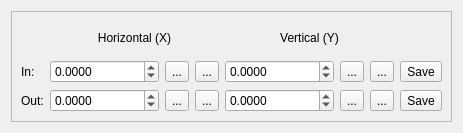
<?xml version="1.0" encoding="UTF-8"?>
<ui version="4.0">
 <class>Form</class>
 <widget class="QWidget" name="Form">
  <property name="geometry">
   <rect>
    <x>0</x>
    <y>0</y>
    <width>463</width>
    <height>133</height>
   </rect>
  </property>
  <property name="windowTitle">
   <string>Beam-stop Position Calibrator</string>
  </property>
  <property name="windowIcon">
   <iconset resource="../../../resource/icons/icons.qrc">
    <normaloff>:/icons/beamstop-config.svg</normaloff>:/icons/beamstop-config.svg</iconset>
  </property>
  <layout class="QHBoxLayout" name="horizontalLayout">
   <item>
    <widget class="QFrame" name="frame_2">
     <property name="frameShape">
      <enum>QFrame::StyledPanel</enum>
     </property>
     <property name="frameShadow">
      <enum>QFrame::Raised</enum>
     </property>
     <layout class="QGridLayout" name="gridLayout">
      <item row="1" column="1">
       <layout class="QHBoxLayout" name="horizontalLayout_2">
        <item>
         <widget class="QDoubleSpinBox" name="xInDoubleSpinBox">
          <property name="sizePolicy">
           <sizepolicy hsizetype="Minimum" vsizetype="Preferred">
            <horstretch>0</horstretch>
            <verstretch>0</verstretch>
           </sizepolicy>
          </property>
          <property name="toolTip">
           <string>Horizontal beam-stop in coordinate</string>
          </property>
          <property name="decimals">
           <number>4</number>
          </property>
          <property name="minimum">
           <double>-100000.000000000000000</double>
          </property>
          <property name="maximum">
           <double>100000.000000000000000</double>
          </property>
         </widget>
        </item>
        <item>
         <widget class="QToolButton" name="fetchXInFromMotorToolButton">
          <property name="toolTip">
           <string>Set from current motor position</string>
          </property>
          <property name="text">
           <string>...</string>
          </property>
          <property name="icon">
           <iconset resource="../../../resource/icons/icons.qrc">
            <normaloff>:/icons/motor-where.svg</normaloff>:/icons/motor-where.svg</iconset>
          </property>
          <property name="iconSize">
           <size>
            <width>24</width>
            <height>24</height>
           </size>
          </property>
         </widget>
        </item>
        <item>
         <widget class="QToolButton" name="resetXInToolButton">
          <property name="toolTip">
           <string>Reset to currently saved beam-stop position</string>
          </property>
          <property name="text">
           <string>...</string>
          </property>
          <property name="icon">
           <iconset theme="view-refresh">
            <normaloff>.</normaloff>.</iconset>
          </property>
          <property name="iconSize">
           <size>
            <width>24</width>
            <height>24</height>
           </size>
          </property>
         </widget>
        </item>
       </layout>
      </item>
      <item row="2" column="0">
       <widget class="QLabel" name="label_2">
        <property name="sizePolicy">
         <sizepolicy hsizetype="Maximum" vsizetype="Preferred">
          <horstretch>0</horstretch>
          <verstretch>0</verstretch>
         </sizepolicy>
        </property>
        <property name="text">
         <string>Out:</string>
        </property>
       </widget>
      </item>
      <item row="0" column="1">
       <widget class="QLabel" name="label_3">
        <property name="text">
         <string>Horizontal (X)</string>
        </property>
        <property name="alignment">
         <set>Qt::AlignCenter</set>
        </property>
       </widget>
      </item>
      <item row="1" column="3">
       <layout class="QHBoxLayout" name="horizontalLayout_3">
        <item>
         <widget class="QDoubleSpinBox" name="yInDoubleSpinBox">
          <property name="sizePolicy">
           <sizepolicy hsizetype="Minimum" vsizetype="Preferred">
            <horstretch>0</horstretch>
            <verstretch>0</verstretch>
           </sizepolicy>
          </property>
          <property name="toolTip">
           <string>Vertical beam-stop in coordinate</string>
          </property>
          <property name="decimals">
           <number>4</number>
          </property>
          <property name="minimum">
           <double>-100000.000000000000000</double>
          </property>
          <property name="maximum">
           <double>100000.000000000000000</double>
          </property>
         </widget>
        </item>
        <item>
         <widget class="QToolButton" name="fetchYInFromMotorToolButton">
          <property name="toolTip">
           <string>Set from current motor position</string>
          </property>
          <property name="text">
           <string>...</string>
          </property>
          <property name="icon">
           <iconset resource="../../../resource/icons/icons.qrc">
            <normaloff>:/icons/motor-where.svg</normaloff>:/icons/motor-where.svg</iconset>
          </property>
          <property name="iconSize">
           <size>
            <width>24</width>
            <height>24</height>
           </size>
          </property>
         </widget>
        </item>
        <item>
         <widget class="QToolButton" name="resetYInToolButton">
          <property name="toolTip">
           <string>Reset to currently saved beam-stop position</string>
          </property>
          <property name="text">
           <string>...</string>
          </property>
          <property name="icon">
           <iconset theme="view-refresh">
            <normaloff>.</normaloff>.</iconset>
          </property>
          <property name="iconSize">
           <size>
            <width>24</width>
            <height>24</height>
           </size>
          </property>
         </widget>
        </item>
       </layout>
      </item>
      <item row="1" column="0">
       <widget class="QLabel" name="label">
        <property name="sizePolicy">
         <sizepolicy hsizetype="Maximum" vsizetype="Preferred">
          <horstretch>0</horstretch>
          <verstretch>0</verstretch>
         </sizepolicy>
        </property>
        <property name="text">
         <string>In:</string>
        </property>
       </widget>
      </item>
      <item row="0" column="3">
       <widget class="QLabel" name="label_4">
        <property name="text">
         <string>Vertical (Y)</string>
        </property>
        <property name="alignment">
         <set>Qt::AlignCenter</set>
        </property>
       </widget>
      </item>
      <item row="1" column="4">
       <widget class="QToolButton" name="saveInToolButton">
        <property name="text">
         <string>Save</string>
        </property>
        <property name="icon">
         <iconset theme="document-save"/>
        </property>
        <property name="iconSize">
         <size>
          <width>24</width>
          <height>24</height>
         </size>
        </property>
       </widget>
      </item>
      <item row="2" column="1">
       <layout class="QHBoxLayout" name="horizontalLayout_4">
        <item>
         <widget class="QDoubleSpinBox" name="xOutDoubleSpinBox">
          <property name="sizePolicy">
           <sizepolicy hsizetype="Minimum" vsizetype="Preferred">
            <horstretch>0</horstretch>
            <verstretch>0</verstretch>
           </sizepolicy>
          </property>
          <property name="toolTip">
           <string>Horizontal beam-stop out coordinate</string>
          </property>
          <property name="decimals">
           <number>4</number>
          </property>
          <property name="minimum">
           <double>-100000.000000000000000</double>
          </property>
          <property name="maximum">
           <double>100000.000000000000000</double>
          </property>
         </widget>
        </item>
        <item>
         <widget class="QToolButton" name="fetchXOutFromMotorToolButton">
          <property name="toolTip">
           <string>Set from current motor position</string>
          </property>
          <property name="text">
           <string>...</string>
          </property>
          <property name="icon">
           <iconset resource="../../../resource/icons/icons.qrc">
            <normaloff>:/icons/motor-where.svg</normaloff>:/icons/motor-where.svg</iconset>
          </property>
          <property name="iconSize">
           <size>
            <width>24</width>
            <height>24</height>
           </size>
          </property>
         </widget>
        </item>
        <item>
         <widget class="QToolButton" name="resetXOutToolButton">
          <property name="toolTip">
           <string>Reset to currently saved beam-stop position</string>
          </property>
          <property name="text">
           <string>...</string>
          </property>
          <property name="icon">
           <iconset theme="view-refresh"/>
          </property>
          <property name="iconSize">
           <size>
            <width>24</width>
            <height>24</height>
           </size>
          </property>
         </widget>
        </item>
       </layout>
      </item>
      <item row="2" column="3">
       <layout class="QHBoxLayout" name="horizontalLayout_5">
        <item>
         <widget class="QDoubleSpinBox" name="yOutDoubleSpinBox">
          <property name="sizePolicy">
           <sizepolicy hsizetype="Minimum" vsizetype="Preferred">
            <horstretch>0</horstretch>
            <verstretch>0</verstretch>
           </sizepolicy>
          </property>
          <property name="toolTip">
           <string>Vertical beam-stop out coordinate</string>
          </property>
          <property name="decimals">
           <number>4</number>
          </property>
          <property name="minimum">
           <double>-100000.000000000000000</double>
          </property>
          <property name="maximum">
           <double>100000.000000000000000</double>
          </property>
         </widget>
        </item>
        <item>
         <widget class="QToolButton" name="fetchYOutFromMotorToolButton">
          <property name="toolTip">
           <string>Set from current motor position</string>
          </property>
          <property name="text">
           <string>...</string>
          </property>
          <property name="icon">
           <iconset resource="../../../resource/icons/icons.qrc">
            <normaloff>:/icons/motor-where.svg</normaloff>:/icons/motor-where.svg</iconset>
          </property>
          <property name="iconSize">
           <size>
            <width>24</width>
            <height>24</height>
           </size>
          </property>
         </widget>
        </item>
        <item>
         <widget class="QToolButton" name="resetYOutToolButton">
          <property name="toolTip">
           <string>Reset to currently saved beam-stop position</string>
          </property>
          <property name="text">
           <string>...</string>
          </property>
          <property name="icon">
           <iconset theme="view-refresh"/>
          </property>
          <property name="iconSize">
           <size>
            <width>24</width>
            <height>24</height>
           </size>
          </property>
         </widget>
        </item>
       </layout>
      </item>
      <item row="2" column="4">
       <widget class="QToolButton" name="saveOutToolButton">
        <property name="text">
         <string>Save</string>
        </property>
        <property name="icon">
         <iconset theme="document-save"/>
        </property>
        <property name="iconSize">
         <size>
          <width>24</width>
          <height>24</height>
         </size>
        </property>
       </widget>
      </item>
     </layout>
    </widget>
   </item>
  </layout>
 </widget>
 <resources>
  <include location="../../../resource/icons/icons.qrc"/>
 </resources>
 <connections/>
</ui>
